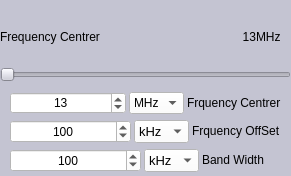
    <widget class="QWidget" name="widget_6" native="true">
     <property name="geometry">
      <rect>
       <x>495</x>
       <y>210</y>
       <width>291</width>
       <height>176</height>
      </rect>
     </property>
     <property name="styleSheet">
      <string notr="true">background-color: rgb(196, 196, 210);</string>
     </property>
     <widget class="QWidget" name="verticalLayoutWidget_5">
      <property name="geometry">
       <rect>
        <x>0</x>
        <y>0</y>
        <width>291</width>
        <height>176</height>
       </rect>
      </property>
      <layout class="QVBoxLayout" name="verticalLayout_5" stretch="1,2,2,2,2">
       <property name="spacing">
        <number>0</number>
       </property>
       <property name="leftMargin">
        <number>0</number>
       </property>
       <property name="topMargin">
        <number>1</number>
       </property>
       <property name="rightMargin">
        <number>0</number>
       </property>
       <property name="bottomMargin">
        <number>1</number>
       </property>
       <item>
        <layout class="QHBoxLayout" name="horizontalLayout_12">
         <property name="topMargin">
          <number>5</number>
         </property>
         <property name="rightMargin">
          <number>10</number>
         </property>
         <item>
          <widget class="QLabel" name="label_17">
           <property name="text">
            <string>Frequency Centrer</string>
           </property>
          </widget>
         </item>
         <item>
          <widget class="QLabel" name="Frequency_Centrer_value_lable">
           <property name="sizePolicy">
            <sizepolicy hsizetype="Preferred" vsizetype="Preferred">
             <horstretch>0</horstretch>
             <verstretch>0</verstretch>
            </sizepolicy>
           </property>
           <property name="text">
            <string>13</string>
           </property>
           <property name="alignment">
            <set>Qt::AlignRight|Qt::AlignTrailing|Qt::AlignVCenter</set>
           </property>
          </widget>
         </item>
         <item>
          <widget class="QLabel" name="label_Frequency_Unit_Slider">
           <property name="sizePolicy">
            <sizepolicy hsizetype="Fixed" vsizetype="Preferred">
             <horstretch>0</horstretch>
             <verstretch>0</verstretch>
            </sizepolicy>
           </property>
           <property name="text">
            <string>MHz</string>
           </property>
          </widget>
         </item>
        </layout>
       </item>
       <item>
        <layout class="QVBoxLayout" name="verticalLayout_7">
         <property name="spacing">
          <number>1</number>
         </property>
         <property name="bottomMargin">
          <number>10</number>
         </property>
         <item>
          <widget class="QSlider" name="Frequency_Centrer_horizontalSlider">
           <property name="maximum">
            <number>1000</number>
           </property>
           <property name="singleStep">
            <number>1</number>
           </property>
           <property name="orientation">
            <enum>Qt::Horizontal</enum>
           </property>
          </widget>
         </item>
        </layout>
       </item>
       <item>
        <layout class="QHBoxLayout" name="horizontalLayout_9" stretch="5,2,3">
         <property name="spacing">
          <number>3</number>
         </property>
         <property name="leftMargin">
          <number>10</number>
         </property>
         <property name="topMargin">
          <number>0</number>
         </property>
         <property name="rightMargin">
          <number>10</number>
         </property>
         <property name="bottomMargin">
          <number>3</number>
         </property>
         <item>
          <widget class="QSpinBox" name="Frequency_Centrer_value_spinBox">
           <property name="sizePolicy">
            <sizepolicy hsizetype="Preferred" vsizetype="Preferred">
             <horstretch>0</horstretch>
             <verstretch>0</verstretch>
            </sizepolicy>
           </property>
           <property name="styleSheet">
            <string notr="true">background-color: rgb(255, 255, 255);</string>
           </property>
           <property name="alignment">
            <set>Qt::AlignCenter</set>
           </property>
           <property name="maximum">
            <number>10000000</number>
           </property>
           <property name="value">
            <number>13</number>
           </property>
          </widget>
         </item>
         <item>
          <widget class="QComboBox" name="Frequency_Centrer_unit_valuecomboBox">
           <property name="sizePolicy">
            <sizepolicy hsizetype="Preferred" vsizetype="Preferred">
             <horstretch>0</horstretch>
             <verstretch>0</verstretch>
            </sizepolicy>
           </property>
           <property name="cursor">
            <cursorShape>ArrowCursor</cursorShape>
           </property>
           <property name="toolTip">
            <string/>
           </property>
           <property name="toolTipDuration">
            <number>-1</number>
           </property>
           <property name="accessibleName">
            <string/>
           </property>
           <property name="accessibleDescription">
            <string/>
           </property>
           <property name="layoutDirection">
            <enum>Qt::LeftToRight</enum>
           </property>
           <property name="autoFillBackground">
            <bool>false</bool>
           </property>
           <property name="styleSheet">
            <string notr="true">font: 10pt &quot;Ubuntu&quot;;
background-color: rgb(255, 255, 255);
</string>
           </property>
           <property name="currentText">
            <string notr="true">MHz</string>
           </property>
           <property name="maxVisibleItems">
            <number>10</number>
           </property>
           <property name="insertPolicy">
            <enum>QComboBox::InsertAfterCurrent</enum>
           </property>
           <property name="sizeAdjustPolicy">
            <enum>QComboBox::AdjustToContentsOnFirstShow</enum>
           </property>
           <property name="iconSize">
            <size>
             <width>0</width>
             <height>0</height>
            </size>
           </property>
           <property name="frame">
            <bool>true</bool>
           </property>
           <item>
            <property name="text">
             <string>MHz</string>
            </property>
           </item>
           <item>
            <property name="text">
             <string>kHz</string>
            </property>
           </item>
          </widget>
         </item>
         <item>
          <widget class="QLabel" name="label">
           <property name="sizePolicy">
            <sizepolicy hsizetype="Preferred" vsizetype="Fixed">
             <horstretch>0</horstretch>
             <verstretch>0</verstretch>
            </sizepolicy>
           </property>
           <property name="styleSheet">
            <string notr="true">font: 6pt &quot;Sans Serif&quot;;</string>
           </property>
           <property name="lineWidth">
            <number>2</number>
           </property>
           <property name="text">
            <string>Frquency Centrer</string>
           </property>
          </widget>
         </item>
        </layout>
       </item>
       <item>
        <layout class="QHBoxLayout" name="horizontalLayout_13" stretch="5,2,3">
         <property name="spacing">
          <number>3</number>
         </property>
         <property name="leftMargin">
          <number>10</number>
         </property>
         <property name="topMargin">
          <number>3</number>
         </property>
         <property name="rightMargin">
          <number>10</number>
         </property>
         <property name="bottomMargin">
          <number>3</number>
         </property>
         <item>
          <widget class="QSpinBox" name="Frequency_Step_value_SpinBox">
           <property name="sizePolicy">
            <sizepolicy hsizetype="Preferred" vsizetype="Preferred">
             <horstretch>0</horstretch>
             <verstretch>0</verstretch>
            </sizepolicy>
           </property>
           <property name="styleSheet">
            <string notr="true">background-color: rgb(255, 255, 255);</string>
           </property>
           <property name="alignment">
            <set>Qt::AlignCenter</set>
           </property>
           <property name="maximum">
            <number>1000000</number>
           </property>
           <property name="value">
            <number>100</number>
           </property>
          </widget>
         </item>
         <item>
          <widget class="QComboBox" name="Frequency_Step_unit_value_comboBox">
           <property name="sizePolicy">
            <sizepolicy hsizetype="Preferred" vsizetype="Preferred">
             <horstretch>0</horstretch>
             <verstretch>0</verstretch>
            </sizepolicy>
           </property>
           <property name="font">
            <font>
             <family>Ubuntu</family>
             <pointsize>10</pointsize>
             <weight>50</weight>
             <italic>false</italic>
             <bold>false</bold>
            </font>
           </property>
           <property name="styleSheet">
            <string notr="true">font: 10pt &quot;Ubuntu&quot;;
background-color: rgb(255, 255, 255);
</string>
           </property>
           <property name="currentText">
            <string notr="true">kHz</string>
           </property>
           <property name="iconSize">
            <size>
             <width>0</width>
             <height>0</height>
            </size>
           </property>
           <property name="duplicatesEnabled">
            <bool>false</bool>
           </property>
           <item>
            <property name="text">
             <string>kHz</string>
            </property>
           </item>
           <item>
            <property name="text">
             <string>MHz</string>
            </property>
           </item>
          </widget>
         </item>
         <item>
          <widget class="QLabel" name="label_3">
           <property name="sizePolicy">
            <sizepolicy hsizetype="Preferred" vsizetype="Fixed">
             <horstretch>0</horstretch>
             <verstretch>0</verstretch>
            </sizepolicy>
           </property>
           <property name="styleSheet">
            <string notr="true">font: 6pt &quot;Sans Serif&quot;;</string>
           </property>
           <property name="text">
            <string>Frquency OffSet</string>
           </property>
          </widget>
         </item>
        </layout>
       </item>
       <item>
        <layout class="QHBoxLayout" name="horizontalLayout_18" stretch="5,2,3">
         <property name="spacing">
          <number>3</number>
         </property>
         <property name="leftMargin">
          <number>10</number>
         </property>
         <property name="topMargin">
          <number>3</number>
         </property>
         <property name="rightMargin">
          <number>10</number>
         </property>
         <property name="bottomMargin">
          <number>3</number>
         </property>
         <item>
          <widget class="QSpinBox" name="BandWidth_value_SpinBox_2">
           <property name="sizePolicy">
            <sizepolicy hsizetype="Preferred" vsizetype="Preferred">
             <horstretch>0</horstretch>
             <verstretch>0</verstretch>
            </sizepolicy>
           </property>
           <property name="styleSheet">
            <string notr="true">background-color: rgb(255, 255, 255);</string>
           </property>
           <property name="alignment">
            <set>Qt::AlignCenter</set>
           </property>
           <property name="maximum">
            <number>1000000</number>
           </property>
           <property name="value">
            <number>100</number>
           </property>
          </widget>
         </item>
         <item>
          <widget class="QComboBox" name="bandWidth_unit_comboBox_2">
           <property name="sizePolicy">
            <sizepolicy hsizetype="Preferred" vsizetype="Preferred">
             <horstretch>0</horstretch>
             <verstretch>0</verstretch>
            </sizepolicy>
           </property>
           <property name="font">
            <font>
             <family>Ubuntu</family>
             <pointsize>10</pointsize>
             <weight>50</weight>
             <italic>false</italic>
             <bold>false</bold>
            </font>
           </property>
           <property name="styleSheet">
            <string notr="true">font: 10pt &quot;Ubuntu&quot;;
background-color: rgb(255, 255, 255);
</string>
           </property>
           <property name="currentText">
            <string notr="true">kHz</string>
           </property>
           <property name="iconSize">
            <size>
             <width>0</width>
             <height>0</height>
            </size>
           </property>
           <property name="duplicatesEnabled">
            <bool>false</bool>
           </property>
           <item>
            <property name="text">
             <string>kHz</string>
            </property>
           </item>
           <item>
            <property name="text">
             <string>MHz</string>
            </property>
           </item>
          </widget>
         </item>
         <item>
          <widget class="QLabel" name="label_4">
           <property name="sizePolicy">
            <sizepolicy hsizetype="Preferred" vsizetype="Fixed">
             <horstretch>0</horstretch>
             <verstretch>0</verstretch>
            </sizepolicy>
           </property>
           <property name="styleSheet">
            <string notr="true">font: 6pt &quot;Sans Serif&quot;;</string>
           </property>
           <property name="text">
            <string>Band Width</string>
           </property>
          </widget>
         </item>
        </layout>
       </item>
      </layout>
     </widget>
    </widget>
